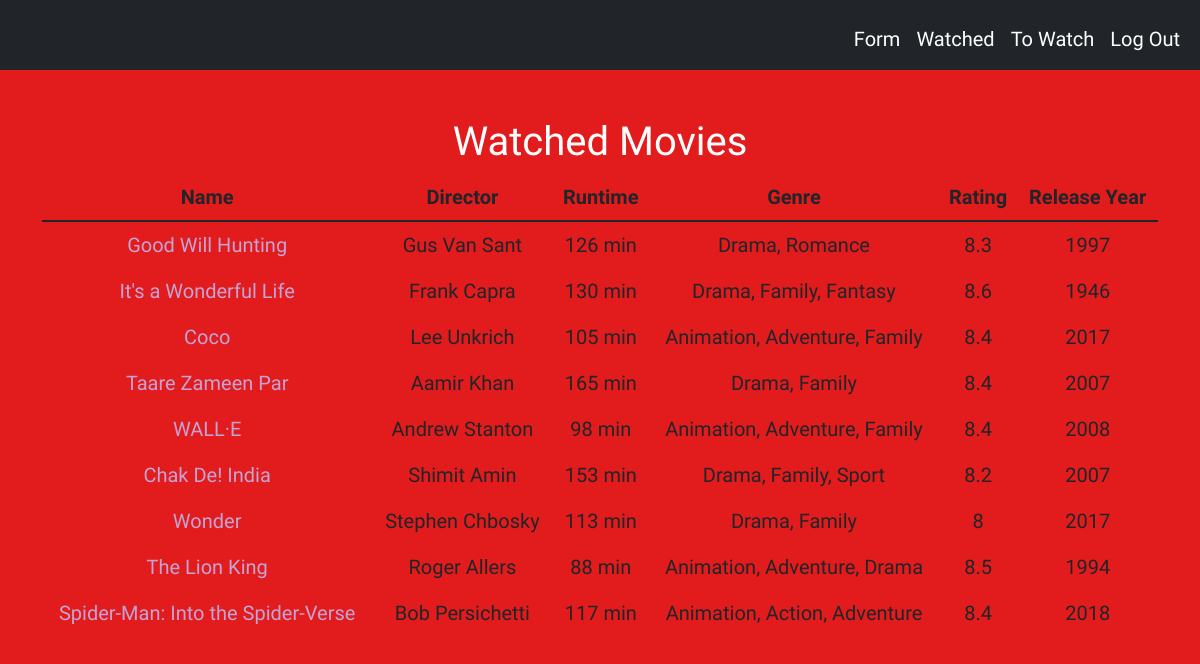
The app's page /watched (signed in) with its own data.
### tables this page shows
CREATE TABLE watched(id INTEGER PRIMARY KEY, movie_name TEXT NOT NULL, runtime TEXT NOT NULL, genre TEXT NOT NULL, rating NUMERIC NOT NULL, released_year INTEGER NOT NULL, user_id INTEGER NOT NULL, director TEXT NOT NULL);

### app.py (the view)
@app.route("/watched")
@login_required
def watched():
    watched = db.execute("SELECT * FROM watched WHERE user_id = ?", session["user_id"])
    return render_template("watched.html", watched=watched)

### app.py (called while the page is built)
@app.after_request
def after_request(response):
    response.headers["Cache-Control"] = "no-cache, no-store, must-revalidate"
    response.headers["Expires"] = 0
    response.headers["Pragma"] = "no-cache"
    return response

### helpers.py (called while the page is built)
def login_required(f):
    @wraps(f)
    def decorated_function(*args, **kwargs):
        if session.get("user_id") is None:
            return redirect("/login")
        return f(*args, **kwargs)
    return decorated_function

### templates/watched.html (shortened to what this page needs)
{% extends "layout.html" %}
{% block main %}
<h1> Watched Movies </h1>
<form method="post" action="/about">
<table class="table">
    <thead>
        <tr>
            <th class="text-center">Name</th>
            <th class="text-center">Director</th>
            <th class="text-center">Runtime</th>
            <th class="text-center">Genre</th>
            <th class="text-center">Rating</th>
            <th class="text-center">Release Year</th>
        </tr>
    </thead>
    <tbody>
        {% for watch in watched %}
            <tr>
                {% set movie_name = watch.movie_name %}
                <td><a href="/about?movie={{ watch.movie_name }}" name="{{ movie_name }}">{{ watch.movie_name }}</a></td>
                <td>{{ watch.director }}</td>
                <td>{{ watch.runtime }}</td>
                <td>{{ watch.genre }}</td>
                <td>{{ watch.rating }}</td>
                <td>{{ watch.released_year }}</td>
            </tr>
        {% endfor %}
    </tbody>
</table>
</form>
{% endblock %}

### templates/layout.html (shortened to what this page needs)
<!DOCTYPE html>
<html lang="en">
    <head>
        <link href="https://cdn.jsdelivr.net/npm/bootstrap@5.1.3/dist/css/bootstrap.min.css" rel="stylesheet">
        <link href="static/styles.css" rel="stylesheet">
    </head>
    <body>
        <nav class="bg-dark navbar navbar-expand-md navbar-light">
            <div class="container-fluid">
                <div class="collapse navbar-collapse" id="navbar">
                    {% if session["user_id"] %}
                        <ul class="navbar-nav ms-auto mt-2">
                            <li class="nav-item"><a class="nav-link" href="/form">Form</a></li>
                            <li class="nav-item"><a class="nav-link" href="/watched">Watched</a></li>
                            <li class="nav-item"><a class="nav-link" href="/unwatched">To Watch</a></li>
                            <li class="nav-item"><a class="nav-link" href="/logout">Log Out</a></li>
                        </ul>
                    {% else %}
                        <ul class="navbar-nav ms-auto mt-2">
                            <li class="nav-item"><a class="nav-link" href="/register">Register</a></li>
                            <li class="nav-item"><a class="nav-link" href="/login">Log In</a></li>
                        </ul>
                    {% endif %}
                </div>
            </div>
        </nav>
        <main class="container py-5 text-center">
            {% block main %}{% endblock %}
        </main>
    </body>
</html>

### static/styles.css (style rules this page uses)
.navbar-light .navbar-nav .nav-link { color: white; }
h1 { font-family: 'Bungee Inline', cursive; }
body { background-color: rgb(226, 28, 28); color: white; font-family: 'Patrick Hand', cursive; font-size: 20px; }
a:link { color: rgb(196, 163, 213); background-color: transparent; text-decoration: none; }
table, th, td { border: black; }

### records on screen
watched: movie_name "Good Will Hunting", director "Gus Van Sant", runtime "126 min", genre "Drama, Romance", rating "8.3", released_year "1997"
watched: movie_name "It's a Wonderful Life", director "Frank Capra", runtime "130 min", genre "Drama, Family, Fantasy", rating "8.6", released_year "1946"
watched: movie_name "Coco", director "Lee Unkrich", runtime "105 min", genre "Animation, Adventure, Family", rating "8.4", released_year "2017"
watched: movie_name "Taare Zameen Par", director "Aamir Khan", runtime "165 min", genre "Drama, Family", rating "8.4", released_year "2007"
watched: movie_name "WALL·E", director "Andrew Stanton", runtime "98 min", genre "Animation, Adventure, Family", rating "8.4", released_year "2008"
watched: movie_name "Chak De! India", director "Shimit Amin", runtime "153 min", genre "Drama, Family, Sport", rating "8.2", released_year "2007"
watched: movie_name "Wonder", director "Stephen Chbosky", runtime "113 min", genre "Drama, Family", rating "8", released_year "2017"
watched: movie_name "The Lion King", director "Roger Allers", runtime "88 min", genre "Animation, Adventure, Drama", rating "8.5", released_year "1994"
watched: movie_name "Spider-Man: Into the Spider-Verse", director "Bob Persichetti", runtime "117 min", genre "Animation, Action, Adventure", rating "8.4", released_year "2018"
